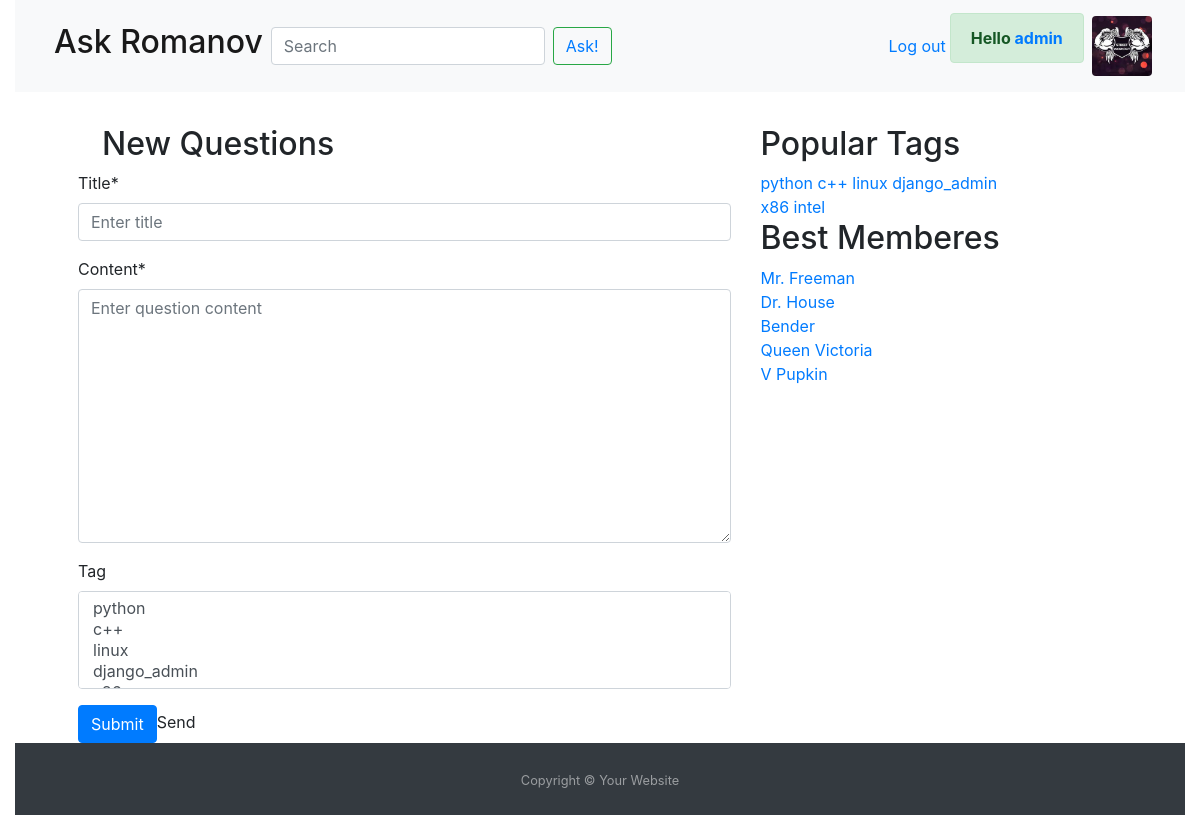
/ask (signed in), run on the app's committed database.
### askpupkin/models.py (models this page shows, shortened)
class Profile(models.Model):
    avatar = models.ImageField(default="default.png", upload_to="images/")
    rating = models.IntegerField(default=0)
    user = models.OneToOneField(User, on_delete=models.CASCADE)

class Tag(models.Model):
    tag_word = models.CharField(max_length=80)
    def __str__(self):
        return self.tag_word

### askpupkin/views.py (the view, shortened to what this page needs)
# urls.py: path('ask', views.ask, name="ask"),
@login_required(login_url="/login")
def ask(request):
    tags = Tag.objects.all()
    questionform = QuestionForm()
    context = {'tags': tags, 'form': questionform}
    return render(request, 'ask.html', context=context)

### askpupkin/forms.py
class QuestionForm(forms.ModelForm):
    class Meta:
        model = Question
        fields = ('title', 'content', 'tag')
    def __init__(self, *args, **kwargs):
        super(QuestionForm, self).__init__(*args, **kwargs)
        self.fields['title'].widget.attrs['placeholder'] = "Enter title"
        self.fields['content'].widget.attrs['placeholder'] = "Enter question content"
        self.fields['tag'].widget.attrs['placeholder'] = "Enter tags"

### askpupkin/templates/ask.html (shortened to what this page needs)
{% extends 'base.html' %}
{% load static %}
{% load crispy_forms_tags %}
{% block content %}
    <p class="h2  ml-4">New Questions</p>
    <form method="post">
        {{ form|crispy }}
        <input class="btn btn-primary" type="submit">Send</input>
    </form>
{% endblock %}

### askpupkin/templates/base.html (shortened to what this page needs)
<!DOCTYPE html>
<html lang="en">
<head>
    {% load staticfiles %}
    <link rel="stylesheet" type="text/css" href="{% static "css/bootstrap.min.css" %}"/>
    <link rel="stylesheet" href="{% static "css/style.css" %}"/>
</head>
<body class="container-fluid">
<div class="main-block">
    <header>
        <nav class="navbar navbar-expand-md navbar-light bg-light">
            <div class="navbar-search col-9 d-flex flex-row">
                <ul class="navbar-nav">
                    <li class="nav-item active">
                        <a class="nav-link" href="/"><h2>Ask Romanov</h2></a>
                    </li>
                </ul>
                <form class="form-inline my-1">
                    <input type="text" class="form-control" placeholder="Search" aria-label="Search"/>
                    <button class="btn btn-outline-success m-2"><a href="{% url 'ask' %}"> Ask!</a></button>
                </form>
            </div>
            {% if user.is_authenticated %}
                <a href="{% url 'logout' %}?next={{ request.path }}" class="mx-1">Log out</a>
                <strong class="alert alert-success">Hello <a
                        href="{% url 'cabinet' %}"> {{ user.username }}</a></strong>
                <a href="{% url "cabinet" %}"><img src="{{ user.profile.avatar.url }}" class="rounded m-2"
                                                   alt="Avatar" width="60" height="60"/></a>
            {% else %}
                <a href="{% url "signup" %}" class="mx-1 btn btn-secondary">Sign up</a>
                <a href="{% url "login" %}?next={{ request.path }}" class="btn btn-primary">Log in</a>
            {% endif %}
        </nav>
    </header>
    <div class="main-content">
        <section class="d-flex">
            <div class="left-content ml-5 col-7">
                {% block content %}
                {% endblock %}
            </div>
            <div class="right-content col-3">
                {% block tag %}
                    <div class="content tags">
                        <h2>Popular Tags</h2>
                        {% for tag in tags %}
                            <a href="{% url "tag" tag.tag_word %}"><span>{{ tag.tag_word }}</span></a>
                        {% endfor %}
                    </div>
                {% endblock tag %}
                <div class="content memberes d-flex flex-column">
                    <h2>Best Memberes</h2>
                    <a href="#">Mr. Freeman</a>
                    <a href="#">Dr. House</a>
                    <a href="#">Bender</a>
                    <a href="#">Queen Victoria</a>
                    <a href="#">V Pupkin</a>
                </div>
            </div>
        </section>
    </div>
    <footer id="sticky-footer" class="py-4 bg-dark text-white-50">
        <div class="text-center">
            <small>Copyright &copy; Your Website</small>
        </div>
    </footer>
</div>
</body>
</html>

### askpupkin/static/css/style.css (style rules this page uses)
.main-block { display: flex; flex-direction: column; height: 100vh; }
.main-content { flex: 1 0 auto; }
#sticky-footer { flex-shrink: 0; }

### data on the page
Tag: tag_word "python"
Tag: tag_word "c++"
Tag: tag_word "linux"
Tag: tag_word "django_admin"
Tag: tag_word "x86"
Tag: tag_word "intel"

### other printed values
{{ user.username }} "admin"
